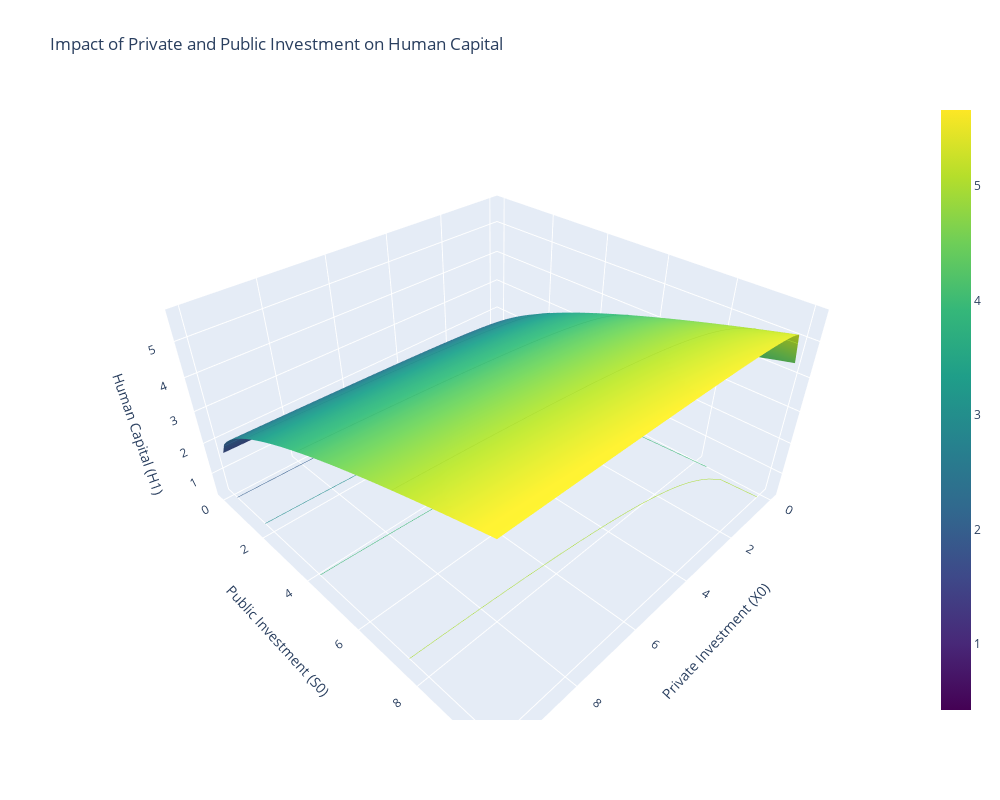

Here is the notebook cell this chart was saved with:
### Markdown cell above
Second Graph: American Example with Emphasis on Private Investment
The second graph represents a scenario often seen in the American economic context, where private investment in education is weighted more heavily than public investment. Here, the surface plot shows a steep rise in human capital primarily driven by increases in private investment (X0), with relatively minor contributions from public investment (S0). This graph highlights the critical role of private funding in education within the American system, where higher private contributions are expected to yield greater increases in human capital.

### Code cell
# Initialize the model
model = BeckerTomesModelDebugged()

# Define ranges for Private Investment (X0) and Public Investment (S0)
X0_values = np.linspace(0, 10, 50)  # Range of private investment
S0_values = np.linspace(0, 10, 50)  # Range of public investment

# Prepare storage for computed Human Capital (H1)
H1_values = np.zeros((len(X0_values), len(S0_values)))

# Compute H1 over grid of X0 and S0
for i, X0 in enumerate(X0_values):
    for j, S0 in enumerate(S0_values):
        model.par.X0 = X0  # Set the model's private investment
        model.par.S0 = S0  # Set the model's public investment
        model.solve_continuous2()
        if hasattr(model.sol, 'optimal_X'):
            E1 = model.endowment_production(model.par.E0)  # Calculate endowment at the next period
            H1 = model.human_capital_production2(X0, S0, E1)  # Calculate human capital
            H1_values[i, j] = H1
        else:
            H1_values[i, j] = np.nan  # Use NaN for cases where solution is not found

# Generate meshgrid for plotting
X0_mesh, S0_mesh = np.meshgrid(X0_values, S0_values)

# Create the 3D plot
fig = go.Figure(data=[go.Surface(
    x=X0_mesh, y=S0_mesh, z=H1_values,
    contours={
        'z': {
            'show': True,
            'usecolormap': True,
            'highlightcolor': "limegreen",
            'project_z': True
        }
    }
)])

# Update traces for aesthetics and hover information
fig.update_traces(
    colorscale="Viridis",
    hovertemplate="Private Investment (X0): %{x}<br>Public Investment (S0): %{y}<br>Human Capital (H1): %{z}<extra></extra>"
)

# Configure the layout of the plot
fig.update_layout(
    scene=dict(
        xaxis=dict(title='Private Investment (X0)', showgrid=True),
        yaxis=dict(title='Public Investment (S0)', showgrid=True),
        zaxis=dict(title='Human Capital (H1)', showgrid=True)
    ),
    title="Impact of Private and Public Investment on Human Capital",
    width=1000,
    height=800
)

fig.show()

### Figure 1 — Plotly figure (JSON) as saved in the notebook; plotly's stock layout.template omitted (floating-point values rounded to 4 significant figures; data arrays with more than 128 entries replaced by an {"elided": "..."} marker saying what was removed)
{"data": [{"colorscale": [[0, "#440154"], [0.1111, "#482878"], [0.2222, "#3e4989"], [0.3333, "#31688e"], [0.4444, "#26828e"], [0.5556, "#1f9e89"], [0.6667, "#35b779"], [0.7778, "#6ece58"], [0.8889, "#b5de2b"], [1, "#fde725"]], "contours": {"z": {"highlightcolor": "limegreen", "project": {"z": true}, "show": true, "usecolormap": true}}, "hovertemplate": "Private Investment (X0): %{x}<br>Public Investment (S0): %{y}<br>Human Capital (H1): %{z}<extra></extra>", "type": "surface", "x": {"elided": "50x50 float values"}, "y": {"elided": "50x50 float values"}, "z": {"elided": "50x50 float values"}}], "layout": {"height": 800, "scene": {"xaxis": {"showgrid": true, "title": {"text": "Private Investment (X0)"}}, "yaxis": {"showgrid": true, "title": {"text": "Public Investment (S0)"}}, "zaxis": {"showgrid": true, "title": {"text": "Human Capital (H1)"}}}, "title": {"text": "Impact of Private and Public Investment on Human Capital"}, "width": 1000}}
